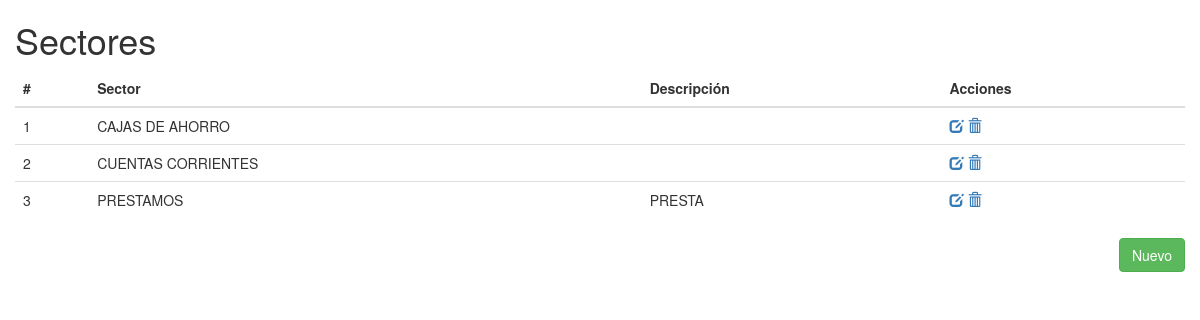
The page /turnos/sector/ on the database its author committed.
### apps/turnos/models.py (models this page shows, shortened)
class Sectores(models.Model):
	nombre_sector     	= models.CharField(max_length=50)
	descripcion_sector	= models.CharField(max_length=200)
	codigo 			 	= models.CharField(max_length=2)

### apps/turnos/views.py (the view)
def sectores(request):
	listado = Sectores.objects.all()
	values = {
		'listado' : listado
	}
	return render_to_response('turnos/sector.html',values,context_instance=RequestContext(request))

### templates/turnos/sector.html
{% extends 'index.html' %}
{% block cuerpo %}
 <div class="container-fluid">
 	<h1>Sectores</h1>
	<div class="row">
		<div class="col-md-12">
			<table class="table">
				<thead>
					<tr>
						<th>
							#
						</th>
						<th>
							Sector
						</th>
						<th>
							Descripción
						</th>
						<th>
							Acciones
						</th>
					</tr>
				</thead>
				<tbody>
					{% for elemento in listado %}
					<tr>
						<td>
							{{ elemento.id }}
						</td>
						<td>
							{{ elemento.nombre_sector }}
						</td>
						<td>
							{{ elemento.descripcion_sector }}
						</td>
						<td>
							<a href="{% url 'sector_edit' elemento.id %}"><i class="glyphicon glyphicon-edit"></i></a>
							<a href="{% url 'sector_delete' elemento.id %}"><i class="glyphicon glyphicon-trash"></i></a>
						</td>
					</tr>
					{% endfor %}
				</tbody>
			</table>
		</div>
	</div>
	<a href="{% url 'sector_nuevo' %}" class="btn btn-success pull-right">Nuevo</a>
</div>
{% endblock cuerpo %}

### static/css/styles.css (style rules this page uses)
html,body { margin:0px; height:100%; }

### rows shown on the page
Sectores: id "1", nombre_sector "CAJAS DE AHORRO"
Sectores: id "2", nombre_sector "CUENTAS CORRIENTES"
Sectores: id "3", nombre_sector "PRESTAMOS", descripcion_sector "PRESTA"
